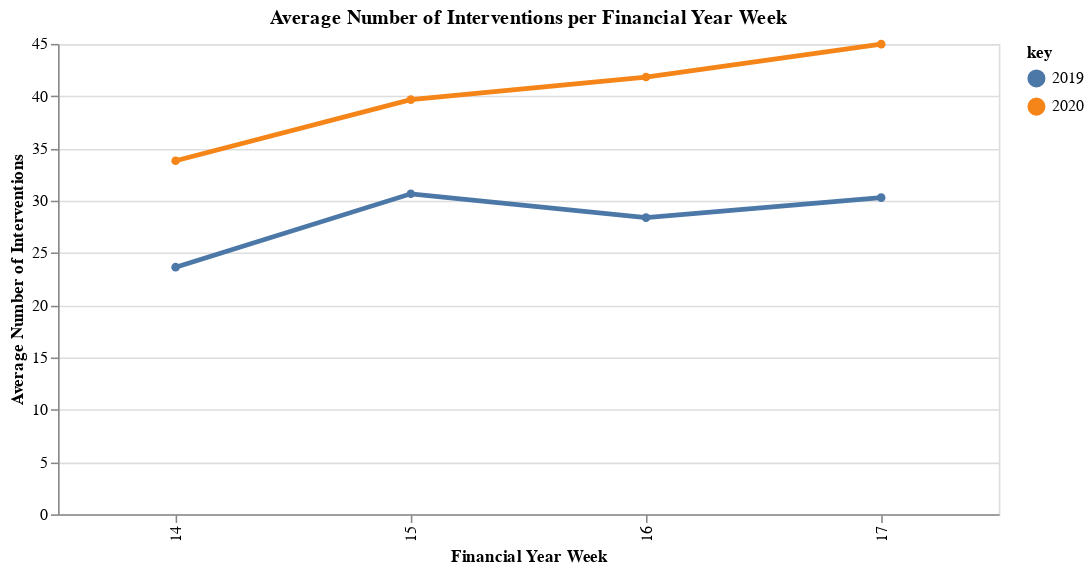

Notebook code cell kept with this figure:
### Code cell
alt.Chart(com).transform_fold(
    ['2019', '2020'],
).mark_line(point=True).encode(
    x=alt.X('FYWeek:O',title = 'Financial Year Week'),
    y=alt.Y('value:Q', title='Average Number of Interventions'),
    color='key:N',
    strokeWidth=alt.value(3)
).properties(
    title = 'Average Number of Interventions per Financial Year Week ',
    height=300,
    width=600
)

### Figure 1 — Vega-Lite specification as saved in the notebook (floating-point values rounded to 4 significant figures)
{"config": {"view": {"continuousWidth": 300, "continuousHeight": 300}}, "data": {"name": "data-536d01b5830000dab08ad75410e25fbc"}, "mark": {"type": "line", "point": true}, "encoding": {"color": {"field": "key", "type": "nominal"}, "strokeWidth": {"value": 3}, "x": {"field": "FYWeek", "title": "Financial Year Week", "type": "ordinal"}, "y": {"field": "value", "title": "Average Number of Interventions", "type": "quantitative"}}, "height": 300, "title": "Average Number of Interventions per Financial Year Week ", "transform": [{"fold": ["2019", "2020"]}], "width": 600, "$schema": "https://vega.github.io/schema/vega-lite/v5.8.0.json", "datasets": {"data-536d01b5830000dab08ad75410e25fbc": [{"FYWeek": 14, "2019": 23.64, "2019 ": 892.5, "2019  ": 1.02, "2019   ": 37.75, "2020": 33.82, "2020 ": 872.1, "2020  ": 1.044, "2020   ": 25.79}, {"FYWeek": 15, "2019": 30.66, "2019 ": 1060.0, "2019  ": 1.267, "2019   ": 34.57, "2020": 39.67, "2020 ": 1054.0, "2020  ": 1.251, "2020   ": 26.56}, {"FYWeek": 16, "2019": 28.38, "2019 ": 953.7, "2019  ": 1.147, "2019   ": 33.6, "2020": 41.83, "2020 ": 832.6, "2020  ": 1.004, "2020   ": 19.91}, {"FYWeek": 17, "2019": 30.29, "2019 ": 523.9, "2019  ": 0.7235, "2019   ": 17.3, "2020": 44.98, "2020 ": 547.5, "2020  ": 0.7613, "2020   ": 12.17}]}}
